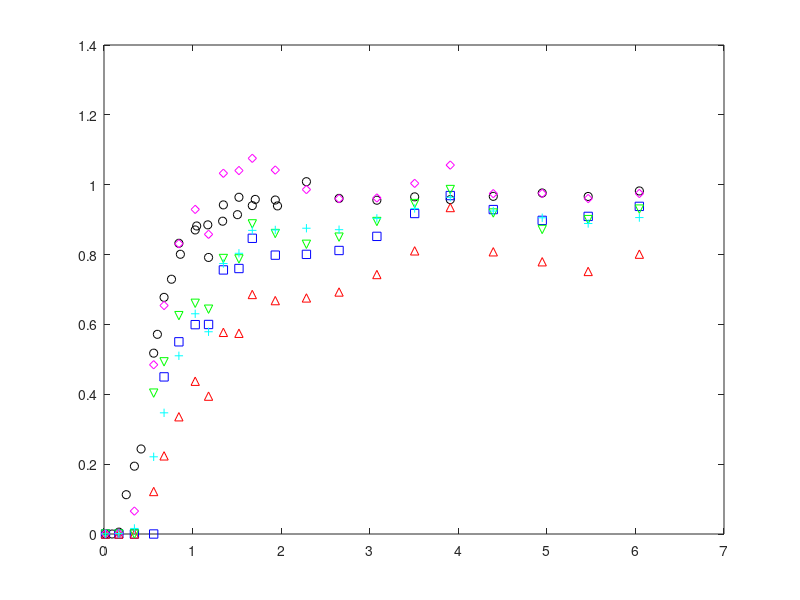

Here is the MATLAB script that generated this plot: (Note: this script raises an error after producing the figure.)
clear all
close all

%first-type BC;
%kinetic model;
%see Van Genuchten pg. 16 and 28:



%data = csvread('ObjC_1_gas.csv',1,0);
data = csvread('Obj1b_part2_gas.csv',1,0);
data_time = data(:,1).*60; %time in sec
ethane = data(:,2);
helium = data(:,3);
n2o = data(:,4);
sf6 = data(:,5);
ch4 = data(:,6);



data_br = csvread('Obj1b_part2_br.csv',1,0);
%data_br = csvread('Obj1b_br.csv',1,0);
Br_time = data_br(:,1).*60;
Br = data_br(:,2);

measured = Br; %define which solute you are modeling

%If Vg/Vw = .01, then
%R_He = 2
%R_SF6 = 2.5
%R_ethane = 1.2
%R_N2O = 1.015

%time units are in seconds;
%length units are in m;

C_o = 1; %dimensionless
t = 0:50:50500;   %default delta t is 25
%D = [2.125e-6:0.0625e-6:2.375e-6]; 
D = 3.8e-6;

%2.69e-6, dispersion coefficients, m2/s, default 5e-7; determined from bromide only.
    %%%%%%3.1e-6 for bromide
%v_m = 7.75e-5:0.0625e-5:8e-5;  
v_m = 6.4e-5;


%velocity, 7.09e-5,  m/s, default 1e-4 m/s
    %%%%%%%3e-5 for bromide
    %try 1.19e-4 to 1.43e-4, expected values based on reactor geometry +
    %porosity
L = .3;
theta_m = 0.586; %mobile phase volume (dynamic, macropores)
theta_im = 0.31; %immobile phase volume (stagnant, micropores)
phi_m = theta_m/(theta_m + theta_im);  %fraction of liquid phase that is mobile


data_PV = v_m(1).*data_time.*phi_m./L;

data_PV_br_plot = v_m(1).*Br_time.*phi_m./L;


figure(11)
clf
h1 = plot(data_PV_br_plot, Br,'ok')
hold on
h2 = plot(data_PV, ethane, 'sb')
hold on
h3 = plot(data_PV, helium, '^r')
hold on
h4 = plot(data_PV, sf6, 'vg')
hold on
h5 = plot(data_PV, n2o, 'dm')
hold on
h6 = plot(data_PV, ch4, '+c')
hold on


R = 1.0001; %ethane 2.7
%R = [2.0:.5:6.0];
R_m = 1.0001;
%R_m = [1.0:.5:3.0];
alpha = 0.0001;  %ethane 1.3e-4
%alpha = [.9e-4:.1e-4:2.5e-4];
loopcnt = 0;

results_matrix = zeros(length(v_m)*length(D),4);
%column 1 of results_matrix is loopcnt
%column 2 of results_matrix is R
%column 3 of results_matrix is alpha
%column 4 of results_matrix is sum of squared residuals



beta = phi_m*R_m/R;


for j = 1:length(v_m)
    
    for k = 1:length(D)
        
        
w = alpha*L*(R-1)/(v_m(j)*theta_m);
P = v_m(j)*L/D(k); %Peclet number
PV = v_m(j).*t.*phi_m./L;     %pore volumes, tau in equations in Table 2 in Van Genuchten
data_PV_br = v_m(j).*Br_time.*phi_m./L;


%G term in Van Genuchten, equation SI-1 in Table 2:
G_T = .5 *  erfc( sqrt(P./(4.*beta.*R.*PV)).*(beta*R-PV)) + .5*exp(P).*erfc( sqrt (P./(4.*beta.*R.*PV) ).*(beta*R + PV) );
%IMPORTANT NOTE: Equation SI-1 in Table 2 has the final term as beta*R-tau.
%I think this is an error and that it should be beta*R+tau.  At the top of page 18 they note: 
%"Expressions for G(T) in Table 2 follow from those given in Table 1 by replacing T by
%tau and R by (beta*R).  In Table 1, the final term is R+T, so based on
%their statement the final term should be B*R+tau.
%This is how it is coded above, and this equation gives an effluent C
%ranging from 0 to 1, while the original equation from Van Genuchten has an
%effluent C ranging from 0 to a number much greater than 1.

%exponential term multiplied by G
term = exp(-w.*PV/(beta*R));


integrand_vec = zeros(1,length(PV));

delta_tau = 0.001;   %tau time increment, also d_tau dummy variable
                    %default .001

for i = 2:length(PV);  %2:length(PV)
    
    tau = [0:delta_tau:PV(i)];
    
G_tau = .5 *  erfc( sqrt(P./(4.*beta.*R.*tau)).*(beta*R-tau)) + .5*exp(P).*erfc( sqrt (P./(4.*beta.*R.*tau) ).*(beta*R + tau) );
    
    a = w.*tau;
    b = w.*(PV(i) - tau)./( (1 - beta)*R );
    
    squig = 2*sqrt(a.*b);
    
%In equation 36, the I_0 and I_1 are modified bessel functions, see
%notation on pg. 50-51
I_0 = besseli(0,squig);  %modified bessel function of the first kind, order 0
I_1 = besseli(1,squig);  %modified bessel function of the first kind, order 1
    
%H term defined by Equation 36:
H = exp(-a-b).* ( I_0/beta + (squig.*I_1)./(2.*b.*(1-beta)) );


prod = G_tau.*H;

integrand = delta_tau*trapz(prod(1:length(prod)-1));   %last element of product is NaN, since the last element of H is NaN ...
                                                    %due to division by 0
                                                    %in b term
integrand_vec(i) = integrand;


end


BrC = G_T.*term + w/R .* integrand_vec;


%find indices in PV that are closest PV to data: 
edges = [-Inf, mean([PV(2:end); PV(1:end-1)]), +Inf];
%I = discretize(data_PV_br, edges);
I = discretize(data_PV_br, edges);

RSS = sum((BrC(I) - measured').^2)


loopcnt = loopcnt + 1

     results_matrix(loopcnt,1) = loopcnt;
     results_matrix(loopcnt,2) = v_m(j);
     results_matrix(loopcnt,3) = D(k);
     results_matrix(loopcnt,4) = RSS;

    end
    
end




figure(111)
clf
plot(PV, BrC,'-')
ylim([-0.1 1.1])
xlim([0 2])
ylabel('C/C_o')
xlabel('PV')

%column 1 of results_matrix is loopcnt
%column 2 of results_matrix is R
%column 3 of results_matrix is alpha
%column 4 of results_matrix is sum of squared residuals

y = [results_matrix(:,1)'; results_matrix(:,2)'; results_matrix(:,3)'; results_matrix(:,4)']
fileID = fopen('results_matrix.txt','w');
%fprintf(fileID, 'Exponential Function\n\n');
fprintf(fileID,'%0.3f %0.3e %0.3e %0.4f\n',y);
fclose(fileID);




y = [PV; BrC];
fileID = fopen('exptable.txt','w');
%fprintf(fileID, 'Exponential Function\n\n');
fprintf(fileID,'%f %f\n',y);
fclose(fileID);


%find indices in PV that are closest PV to data: 
edges = [-Inf, mean([PV(2:end); PV(1:end-1)]), +Inf];
%I = discretize(data_PV_br, edges);
I = discretize(data_PV_br, edges);

RSS = sum((BrC(I) - measured').^2)
TSS = sum((measured - mean(measured)).^2)
R2 = 1 - (RSS/TSS)



figure(11)
plot(PV, BrC,'-r')
ylim([-0.1 1.1])
xlim([0 9])
ylabel('C/C_o')
xlabel('PV')
% text(.4, .8, sprintf('R = %0.2f', R))
% text(.4, .9, sprintf('alpha = %0.2e s^{-1}', alpha))
% text(.4, .7, sprintf('R^2 = %0.3f', R2))
saveas(gcf,'output.eps','epsc')


figure (101)
brarea = cumtrapz(PV,BrC);
totbrarea = trapz(PV,BrC);
totbrmass = (data_PV(end))*1;
normalizedbr = brarea/totbrmass;
plot(PV, normalizedbr)



measured = n2o; %define which solute you are modeling

%fit parameters:
%R = 2;      %MUST BE > 1
%alpha = 1e-3;    %rate constant, try starting in the range 5e-4 to 5e-3

                    %1/s, 100 d^-1 from Geistlinger (2005) = 1e-3 1/s
                    %vulava has 5e-4 - 1e-3  1/s for alpha for SF6, so
                    %probably faster for Helium, N2O
                    %velocity in bioreactor on the order of .003 m/s, much slower than in Vulava, so 
                    %expect lower alpha
%for determination of R-squared:



%dimensionless parameters
%defined in Van Genuchten pg. 15, with the exception of w, beta, and R
%For w and beta, defined on pg. 28 for one-site kinetic
%non-equilibrium adsorption.  For R, comes from Fry et al. (1994) and Vulava et al. (2002): 
%R = 1 + KH*(Vg/Vw)   %use this with specific K_H values to determine Vg/Vw
%based on fit R parameter




R = 1.16; %ethane 2.7
%R = [1.1:0.02:1.2];
%R_m = [1.1:0.1:2.8];
R_m = 1.12;
alpha = 6e-6;  %ethane 1.3e-4
%alpha = [1e-5 1e-6 1e-7 1e-8 1e-9];%8e-6:4e-6:8e-5];

loopcnt = 0;

results_matrix = zeros(length(R)*length(alpha),5);
%column 1 of results_matrix is loopcnt
%column 2 of results_matrix is R
%column 3 of results_matrix is R_m
%column 4 of results_matrix is alpha
%column 5 of results_matrix is sum of squared residuals




for j = 1:length(R)
    
    for k = 1:length(alpha)
        
        for l = 1:length(R_m)
        
        
w = alpha(k)*L*(R(j)-1)/(v_m*theta_m);
beta = phi_m*R_m(l)/R(j);



%G term in Van Genuchten, equation SI-1 in Table 2:
G_T = .5 *  erfc( sqrt(P./(4.*beta.*R(j).*PV)).*(beta*R(j)-PV)) + .5*exp(P).*erfc( sqrt (P./(4.*beta.*R(j).*PV) ).*(beta*R(j) + PV) );
%IMPORTANT NOTE: Equation SI-1 in Table 2 has the final term as beta*R-tau.
%I think this is an error and that it should be beta*R+tau.  At the top of page 18 they note: 
%"Expressions for G(T) in Table 2 follow from those given in Table 1 by replacing T by
%tau and R by (beta*R).  In Table 1, the final term is R+T, so based on
%their statement the final term should be B*R+tau.
%This is how it is coded above, and this equation gives an effluent C
%ranging from 0 to 1, while the original equation from Van Genuchten has an
%effluent C ranging from 0 to a number much greater than 1.

%exponential term multiplied by G
term = exp(-w.*PV/(beta*R(j)));

%some figures to visualize how each of these terms are affected by
%different fit parameters:
%use these to troubleshoot problems if the model acts weird with certain
%paremeters.
%figure(5)
%plot(PV,term)
%title('Term')

integrand_vec = zeros(1,length(PV));

delta_tau = 0.001;   %tau time increment, also d_tau dummy variable
                    %default .001

for i = 2:length(PV);  %2:length(PV)
    
    tau = [0:delta_tau:PV(i)];
    
G_tau = .5 *  erfc( sqrt(P./(4.*beta.*R(j).*tau)).*(beta*R(j)-tau)) + .5*exp(P).*erfc( sqrt (P./(4.*beta.*R(j).*tau) ).*(beta*R(j) + tau) );
    
    a = w.*tau;
    b = w.*(PV(i) - tau)./( (1 - beta)*R(j) );
    
    squig = 2*sqrt(a.*b);
    
%In equation 36, the I_0 and I_1 are modified bessel functions, see
%notation on pg. 50-51
I_0 = besseli(0,squig);  %modified bessel function of the first kind, order 0
I_1 = besseli(1,squig);  %modified bessel function of the first kind, order 1
    
%H term defined by Equation 36:
H = exp(-a-b).* ( I_0/beta + (squig.*I_1)./(2.*b.*(1-beta)) );


prod = G_tau.*H;

integrand = delta_tau*trapz(prod(1:length(prod)-1));   %last element of product is NaN, since the last element of H is NaN ...
                                                    %due to division by 0
                                                    %in b term
integrand_vec(i) = integrand;


end


%first_term = G_T.*term;
%figure(14)
%plot(PV,first_term)
%title('G*exp term')

%C = G(1:length(G)-1).*term(1:length(term)-1) + (w/R).*ConvInt;   %equation 35 in van genuchten
C = G_T.*term + w/R(j) .* integrand_vec;


%find indices in PV that are closest PV to data: 
edges = [-Inf, mean([PV(2:end); PV(1:end-1)]), +Inf];
%I = discretize(data_PV_br, edges);
I = discretize(data_PV, edges);

RSS = sum((C(I) - measured').^2)


loopcnt = loopcnt + 1

     results_matrix(loopcnt,1) = loopcnt;
     results_matrix(loopcnt,2) = R(j);
     results_matrix(loopcnt,3) = R_m(l);
     results_matrix(loopcnt,4) = alpha(k);
     results_matrix(loopcnt,5) = RSS;

    end
    
    end

end

C(C > 1) = 1;

figure(11)
plot(PV, C,'-m')
hold on

%Effluent Mass Balance
figure (101)
hold on
n2oarea = cumtrapz(PV,C);
totn2oarea = trapz(PV,C);
totn2omass = (data_PV(end))*1;
normalizedn2o = n2oarea/totn2omass;
plot(PV, normalizedn2o)
% massbaln2o = normalizedn2o./normalizedbr;
% plot(PV, massbaln2o)


%Headspace Mass Balance
tracersoldata = csvread('Obj1b_part2_tracer_sol.csv',1,0);
n2otracer = tracersoldata(:,4);
tracertime = tracersoldata(:,1).*60;
tracerPV = v_m.*tracertime.*phi_m./L;
interptracer = interp1(tracerPV, n2otracer, PV);
aveinterptracer = mean([interptracer(1:end-1);interptracer(2:end)]);
avetracermass = PV(2).*aveinterptracer;
avetracermass(isnan(avetracermass))=0;
tottracermass = sum(avetracermass);
headspacedata = csvread('Obj1b_part2_headspace_n2o.csv',1,0);
seg1time = headspacedata(:,1).*60;
seg1data = headspacedata(:,2);
seg1PV = v_m.*seg1time.*phi_m./L;
seg2time = headspacedata(:,3).*60;
seg2data = headspacedata(:,4);
seg2PV = v_m.*seg2time.*phi_m./L;
seg3time = headspacedata(:,5).*60;
seg3data = headspacedata(:,6);
seg3PV = v_m.*seg3time.*phi_m./L;
seg1interp = interp1(seg1PV, seg1data, PV);
seg2interp = interp1(seg2PV, seg2data, PV);
seg3interp = interp1(seg3PV, seg3data, PV);
headspaceinterp = seg1interp+seg2interp+seg3interp;
normalizedheadspace = headspaceinterp/tottracermass;
combinedheadspace = csvread('Obj1b_part2_headspace_n2o_combined.csv',1,0);
combinedtime = combinedheadspace(:,1).*60;
combineddata = combinedheadspace(:,2);
combinedPV = v_m.*combinedtime.*phi_m./L;
normalizedcombined = combineddata/tottracermass;

%Bubble Mass Balance
bubblen2o = normalizedbr-(normalizedn2o);%+normalizedheadspace);
figure(22)
plot(PV,bubblen2o)
bubblen2ochange = diff(bubblen2o);
find(bubblen2ochange == max(bubblen2ochange(:)))


%truncate data to 6.04 pore volumes
shortnormalizedn2o = normalizedn2o(1:869);
shortbubblen2o = bubblen2o(1:869);
shortnormalizedheadspace = normalizedheadspace(1:869);
shortPV = PV(1:869);

figure(222)
alln2o = [shortnormalizedn2o' shortnormalizedheadspace' shortbubblen2o'];
massbalpv = area(shortPV,alln2o)
massbalpv(1).FaceColor = [0/255 128/255 255/255];
massbalpv(2).FaceColor = [252/255 226/255 5/255];
massbalpv(3).FaceColor = [255/255 40/255 0/255];
ylabel('M/M_T', 'fontsize', 25);
xlabel('Pore Volumes', 'fontsize', 25);
ylim([0 1.2]);
xlim([0 8])
%title('N_2O Distribution Throughout Reactor', 'fontsize', 36);
%legend('Effluent', 'Bubble Entrapped', 'Evolved Headspace', 'Location', 'northwest');
set(gca, 'FontSize', 20);

figure(333)
finaleffluent = normalizedn2o(end);
finalbubble = 0;
finalheadspace = normalizedcombined(end);
remainingheadspace = shortnormalizedheadspace(end);
liberatedbubble = finalheadspace-shortnormalizedheadspace(end);
predbubble = shortbubblen2o(end);
unantbubble = liberatedbubble - predbubble;
baralln2o = [finaleffluent, remainingheadspace, predbubble, unantbubble; nan(1,4)];
massbalbar = bar(baralln2o, 'stacked')
set(massbalbar,{'FaceColor'},{[0/255 128/255 255/255];[252/255 226/255 5/255];[255/255 40/255 0/255];'k'});
legend('Effluent', 'Mass Measured in Headspace Prior to Drainage', 'Mass Balance Estimate of Bubble Entrapped Mass', 'Additional Mass Released Following Drainage'); %
set(gca, 'FontSize', 20);
ylim([0 1.2]);

recovery = finaleffluent + remainingheadspace + predbubble + unantbubble



%Extend data to 7.04 PVs (Run for 6.04 PVs and add 1 PV for "effluent"
%remaining in reactor at experiment end
integralPV = PV(1:1011);
integralBrC = BrC(1:1011);
integraleff = C(1:1011);
Br_area = trapz(integralPV, integralBrC);
Eff_area = trapz(integralPV, integraleff);
bubblearea = Br_area-Eff_area;
btestimate_effluent = Eff_area/Br_area;
btestimate_retainedinreactor = bubblearea/Br_area;